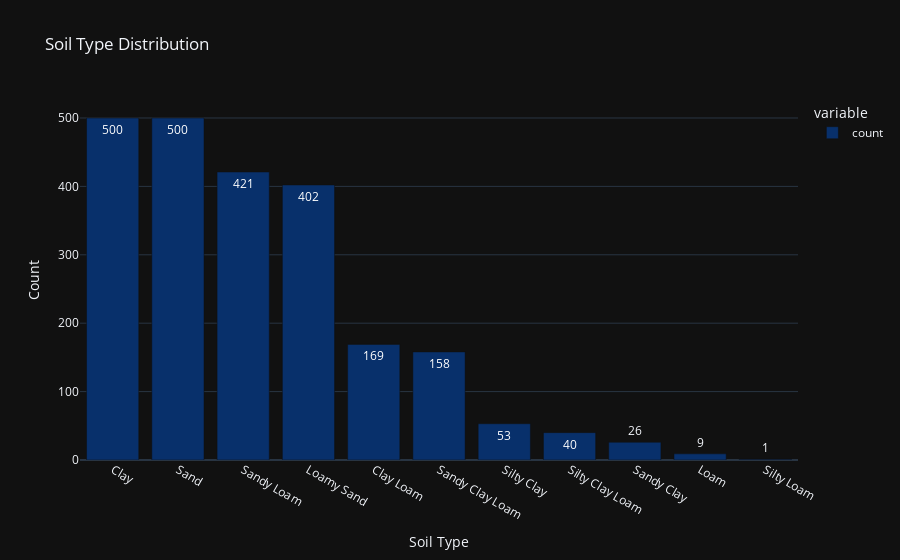

The notebook cell this image was saved under:
### Code cell
px.bar(df['TEXTURE_AL'].value_counts(),
        title='Soil Type Distribution',
        template='plotly_dark',
        text_auto=True,
        color_discrete_sequence=px.colors.sequential.Blues_r,
        labels={'TEXTURE_AL':'Soil Type', 'value':'Count'}
       )

### Figure 1 — Plotly figure (JSON) as saved in the notebook; plotly's stock layout.template omitted (floating-point values rounded to 4 significant figures)
{"data": [{"hovertemplate": "variable=count<br>Soil Type=%{x}<br>Count=%{y}<extra></extra>", "legendgroup": "count", "marker": {"color": "rgb(8,48,107)", "pattern": {"shape": ""}}, "name": "count", "orientation": "v", "showlegend": true, "textposition": "auto", "texttemplate": "%{y}", "type": "bar", "x": ["Clay", "Sand", "Sandy Loam", "Loamy Sand", "Clay Loam", "Sandy Clay Loam", "Silty Clay", "Silty Clay Loam", "Sandy Clay", "Loam", "Silty Loam"], "xaxis": "x", "y": [500, 500, 421, 402, 169, 158, 53, 40, 26, 9, 1], "yaxis": "y"}], "layout": {"barmode": "relative", "legend": {"title": {"text": "variable"}, "tracegroupgap": 0}, "title": {"text": "Soil Type Distribution"}, "xaxis": {"anchor": "y", "domain": [0, 1], "title": {"text": "Soil Type"}}, "yaxis": {"anchor": "x", "domain": [0, 1], "title": {"text": "Count"}}}}
